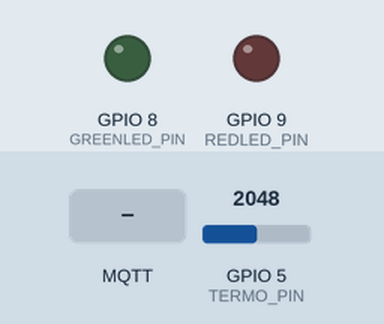
A program run on a simulated ESP32-S3. On the bench: output pins drawn as LEDs (lit = HIGH). The inputs (shaded band) are chosen by the test bench; at power-on: GPIO 5 (TERMO_PIN) = 2048. WiFi joins after 1.5 s; servers stay silent unless stated; random numbers use the default seed unless the program sets one; no MQTT or app messages arrive unless stated; what the program prints to the serial monitor is not drawn.

Above: at 1.2 s.
1.3 s: MQTT message "on" arrives on the first subscribed topic
At 5.7 s:
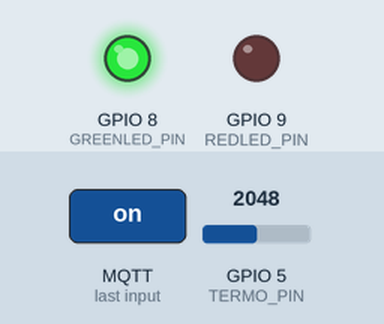
Timing chart, 0 to 7.2 s (numbered marks = the images above; inputs shaded):
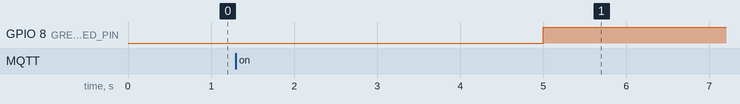

The program:

main.cpp
```cpp
#include <Arduino.h>
#include <WiFi.h>
#include <PubSubClient.h>
#include <ArduinoJson.h>
#include "Led.h"
#include <Termo.h>
#define MSG_BUFFER_SIZE 50
#define TERMO_PIN 5
#define REDLED_PIN 9
#define GREENLED_PIN 8

// wifi network info

const char *ssid = "Home&Life SuperWiFi-42A5";
const char *password = "******";

// MQTT server address
const char *mqtt_server = "broker.mqtt-dashboard.com";

// MQTT topic
const char *topic1 = "temperatura";
const char *topic2 = "periodo";


WiFiClient espClient;
PubSubClient client(espClient);
TaskHandle_t termoTask, wifiTask, sendTask, mqttTask;
volatile TickType_t sendPeriod;
volatile int temperature;
bool wifiConn, mqttConn;
char msg[MSG_BUFFER_SIZE];


void callback(char *topic, byte *payload, unsigned int length) {
  char buffer[MSG_BUFFER_SIZE];
  unsigned int copyLen = (length < (MSG_BUFFER_SIZE - 1)) ? length : (MSG_BUFFER_SIZE - 1);
  memcpy(buffer, payload, copyLen);
  buffer[copyLen] = '\0';

  StaticJsonDocument<128> doc;
  DeserializationError error = deserializeJson(doc, buffer);
  if (error) {
    Serial.print("Errore nel parsing del JSON: ");
    Serial.println(error.f_str());
    return;
  }
  if (((String) topic).equals(topic2) && doc.containsKey("period")) {
    long period_ms = doc["period"];
    sendPeriod = pdMS_TO_TICKS(period_ms);
  }
}

void sendTaskcode(void *parameter)
{
  enum State { WAIT, SEND, DISCONNECTED };
  const TickType_t RETRY_PERIOD = pdMS_TO_TICKS(5000);
  const TickType_t WAIT_PERIOD = pdMS_TO_TICKS(100);
  Led redLed(REDLED_PIN);
  Led greenLed(GREENLED_PIN);
  TickType_t xLastWakeTime = xTaskGetTickCount();
  State state = DISCONNECTED;
  TickType_t timeElapsed = 0;

  Serial.print("sendTask is running on core ");
  Serial.println(xPortGetCoreID());
  for (;;) {
    switch (state) {
      case DISCONNECTED :
        if (wifiConn && mqttConn) {
          redLed.switchOff();
          greenLed.switchOn();
          state = SEND;
        } else {
          xTaskDelayUntil( &xLastWakeTime, RETRY_PERIOD);
        }
      break;
      case SEND :
        if (wifiConn && mqttConn) {
          snprintf(msg, MSG_BUFFER_SIZE, "{\"temperatura\":%d}", temperature);
          client.publish(topic1, msg);
          timeElapsed = 0;
          state = WAIT;
        } else {
          greenLed.switchOff();
          redLed.switchOn();
          state = DISCONNECTED;
        }
      break;
      case WAIT :
        xTaskDelayUntil( &xLastWakeTime, WAIT_PERIOD);
        if (timeElapsed >= sendPeriod) {
          state = SEND;
        } else {
          timeElapsed += WAIT_PERIOD;
        }
    }
  }
}


void mqttTaskcode(void *parameter) {
  TickType_t xLastWakeTime = xTaskGetTickCount();
  const TickType_t LOOP_PERIOD = pdMS_TO_TICKS(100);
  const TickType_t RETRY_PERIOD = pdMS_TO_TICKS(5000);

  for (;;) {
    if (mqttConn) {
      if (client.connected()) {
        client.loop();
        xTaskDelayUntil(&xLastWakeTime, LOOP_PERIOD);
      } else {
        mqttConn = false;
      }
    } else {
      Serial.print("Attempting MQTT connection...");
      // Create a random client ID
      String clientId = String("temp-client") + String(random(0xffff), HEX);
      // Attempt to connect
      if (client.connect(clientId.c_str())) {
        client.subscribe(topic1);
        client.subscribe(topic2);
        mqttConn = true;
      } else {
        xTaskDelayUntil(&xLastWakeTime, RETRY_PERIOD);
      }
    }
  }

}

void wifiTaskcode(void *parameter) {
  TickType_t xLastWakeTime = xTaskGetTickCount();
  const TickType_t LOOP_PERIOD = pdMS_TO_TICKS(100);
  const TickType_t RETRY_PERIOD = pdMS_TO_TICKS(500);
  for (;;) {
    if (wifiConn) {
      if (WiFi.status() != WL_CONNECTED) {
        Serial.println("WiFi Disconnected... Reconnect.");
        WiFi.begin(ssid, password);
        Serial.print("Connecting");
        wifiConn = false;
      } else {
        xTaskDelayUntil(&xLastWakeTime, LOOP_PERIOD);
      }
    } else {
      if (WiFi.status() != WL_CONNECTED) {
        Serial.print(" .");
        xTaskDelayUntil(&xLastWakeTime, RETRY_PERIOD);
      } else {
        Serial.println("");
        Serial.print("Connected to WiFi network with IP Address: ");
        Serial.println(WiFi.localIP());
        wifiConn = true;
      }
    }
  }
}

void termoTaskcode(void *parameter) {
  Termo termo(TERMO_PIN);
  TickType_t xLastWakeTime = xTaskGetTickCount();
  const TickType_t period = pdMS_TO_TICKS(100);
  for (;;) {
    temperature = termo.detectValue();
    xTaskDelayUntil(&xLastWakeTime, period);
  }
}

void setup()
{
  Serial.begin(115200);
  WiFi.mode(WIFI_STA);
  randomSeed(micros());
  client.setServer(mqtt_server, 1883);
  client.setCallback(callback);
  sendPeriod = pdMS_TO_TICKS(3000);
  wifiConn = true;
  mqttConn = false;
  xTaskCreatePinnedToCore(termoTaskcode, "termo", 2048, NULL, 1, &termoTask, 0);
  xTaskCreatePinnedToCore(wifiTaskcode, "wifi", 4096, NULL, 1, &wifiTask, 1);
  xTaskCreatePinnedToCore(mqttTaskcode, "mqtt", 4096, NULL, 1, &mqttTask, 1);
  xTaskCreatePinnedToCore(sendTaskcode, "send", 4096, NULL, 1, &sendTask, 1);
}

void loop() {}
```

Led.cpp
```cpp
#include "Led.h"
#include <Arduino.h>

Led::Led(int pin){
  this->pin = pin;
  pinMode(pin,OUTPUT);
}

void Led::switchOn(){
  digitalWrite(pin,HIGH);
}

void Led::switchOff(){
  digitalWrite(pin,LOW);
};
```

Led.h
```cpp
#ifndef __LED__
#define __LED__

#include "Light.h"

class Led: public Light {
public:
  Led(int pin);
  void switchOn();
  void switchOff();
private:
  int pin;
};

#endif
```

Light.h
```cpp
#ifndef __LIGHT__
#define __LIGHT__

class Light {
public:
  virtual void switchOn() = 0;
  virtual void switchOff() = 0;
};

#endif
```

Termo.cpp
```cpp
#include "Termo.h"
#include <Arduino.h>

Termo::Termo(int pin)
{
  this->pin = pin;
  pinMode(pin, INPUT);
}

int Termo::detectValue()
{

  float voltage = analogRead(pin) * 3.3 / 4095.0;
  float temperatureC = (voltage - 0.5) / 0.01;
  return temperatureC;
}
```

Termo.h
```cpp
#ifndef __TERMO__
#define __TERMO__

#include <Arduino.h>

class Termo
{

public:
  Termo(int pin);
  int detectValue();

private:
  int pin;
};

#endif
```
